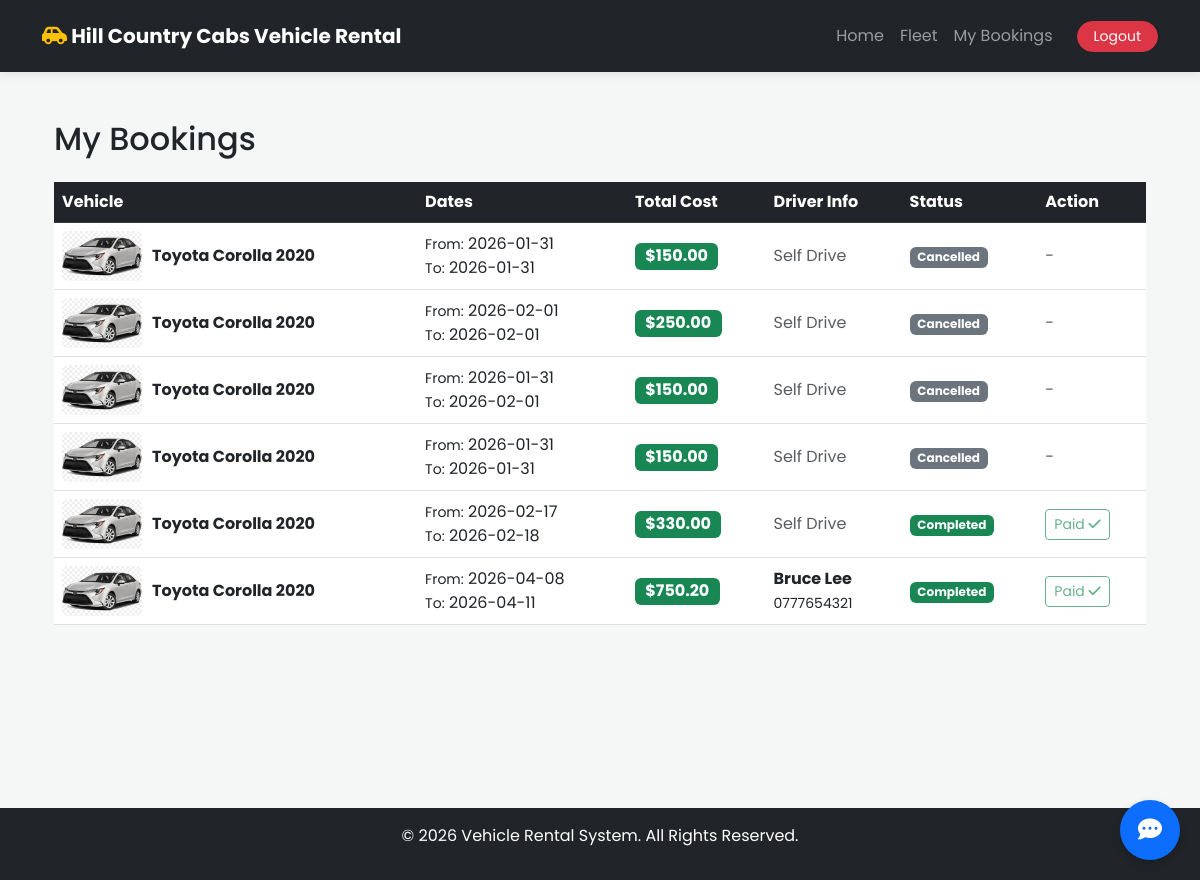
The app's page /my_bookings.php (signed in) with its own data.
### tables this page shows
CREATE TABLE `bookings` (
  `booking_id` int(11) NOT NULL,
  `user_id` int(11) DEFAULT NULL,
  `vehicle_id` int(11) DEFAULT NULL,
  `start_date` date NOT NULL,
  `end_date` date NOT NULL,
  `total_price` decimal(10,2) NOT NULL,
  `security_deposit_held` decimal(10,2) DEFAULT 0.00,
  `booking_status` enum('Pending','Confirmed','Active','Completed','Cancelled','Overdue','Payment Due') DEFAULT 'Pending',
  `is_with_driver` tinyint(1) DEFAULT 0,
  `driver_name` varchar(100) DEFAULT NULL,
  `driver_phone` varchar(20) DEFAULT NULL,
  `created_at` timestamp NOT NULL DEFAULT current_timestamp(),
  `actual_km` int(11) DEFAULT 0,
  `estimated_km` int(11) DEFAULT 0,
  `damage_reason` varchar(255) DEFAULT NULL,
  `pickup_time` time DEFAULT NULL,
  `dropoff_time` time DEFAULT NULL,
  `pickup_location` varchar(255) DEFAULT 'Showroom',
  `dropoff_location` varchar(255) DEFAULT 'Showroom'
);

CREATE TABLE `vehicles` (
  `vehicle_id` int(11) NOT NULL,
  `category_id` int(11) DEFAULT NULL,
  `brand` varchar(50) NOT NULL,
  `model` varchar(50) NOT NULL,
  `license_plate` varchar(20) NOT NULL,
  `daily_rate` decimal(10,2) NOT NULL,
  `security_deposit` decimal(10,2) DEFAULT 0.00,
  `status` enum('Available','Rented','Maintenance') DEFAULT 'Available',
  `image_url` varchar(255) DEFAULT NULL
);

### my_bookings.php (the view, shortened to what this page needs)
<?php
include 'includes/db_connect.php';
include 'includes/header.php';
$user_id = $_SESSION['user_id'];
$sql = "SELECT bookings.*, vehicles.brand, vehicles.model, vehicles.image_url
        FROM bookings
        JOIN vehicles ON bookings.vehicle_id = vehicles.vehicle_id
        WHERE bookings.user_id = $user_id
        ORDER BY bookings.created_at DESC";
$result = $conn->query($sql);
?>
<div class="container mt-5">
    <h2 class="mb-4">My Bookings</h2>
    <?php if ($result->num_rows > 0): ?>
        <div class="table-responsive">
            <table class="table table-hover align-middle">
                <thead class="table-dark">
                    <tr>
                        <th>Vehicle</th>
                        <th>Dates</th>
                        <th>Total Cost</th>
                        <th>Driver Info</th>
                        <th>Status</th> <th>Action</th> </tr>
                </thead>
                <tbody>
                    <?php while($row = $result->fetch_assoc()): ?>
                        <tr>
                            <td>
                                <div class="d-flex align-items-center">
                                    <img src="<?php echo $row['image_url']; ?>" class="rounded" width="80" height="50" style="object-fit: cover; margin-right: 10px;">
                                    <strong><?php echo $row['brand'] . " " . $row['model']; ?></strong>
                                </div>
                            </td>
                            <td>
                                <small>From:</small> <?php echo $row['start_date']; ?><br>
                                <small>To:</small> <?php echo $row['end_date']; ?>
                            </td>
                            <td>
                                <span class="badge bg-success fs-6">$<?php echo $row['total_price']; ?></span>
                            </td>
                            <td>
                                <?php if($row['driver_name']): ?>
                                    <strong><?php echo $row['driver_name']; ?></strong><br>
                                    <small><?php echo $row['driver_phone']; ?></small>
                                <?php elseif($row['is_with_driver']): ?>
                                    <span class="text-warning">Assigning...</span>
                                <?php else: ?>
                                    <span class="text-muted">Self Drive</span>
                                <?php endif; ?>
                            </td>
                            <td>
                                <?php
                                    $s = $row['booking_status'];
                                    $color = match($s) {
                                        'Awaiting Deposit' => 'info text-dark',
                                        'Pending' => 'warning text-dark',
                                        'Confirmed' => 'primary',
                                        'Payment Due' => 'danger animate__animated animate__flash',
                                        'Completed' => 'success',
                                        'Cancelled' => 'secondary',
                                        default => 'secondary'
                                    };
                                ?>
                                <span class="badge bg-<?php echo $color; ?>"><?php echo $s; ?></span>
                            </td>
                            <td>
                                <?php if($s == 'Awaiting Deposit'): ?>
                                    <a href="payment_gateway.php?booking_id=<?php echo $row['booking_id']; ?>&amount=15&type=deposit" class="btn btn-success btn-sm fw-bold w-100 mb-1">
                                        <i class="fa-solid fa-credit-card"></i> Pay $15 Deposit
                                    </a>
                                    <form method="POST" onsubmit="return confirm('Cancel this request?');">
                                        <input type="hidden" name="booking_id" value="<?php echo $row['booking_id']; ?>">
                                        <input type="hidden" name="vehicle_id" value="<?php echo $row['vehicle_id']; ?>">
                                        <button type="submit" name="cancel_booking" class="btn btn-outline-danger btn-sm w-100">Cancel</button>
                                    </form>
                                <?php elseif($s == 'Payment Due'): ?>
                                    <a href="invoice_summary.php?booking_id=<?php echo $row['booking_id']; ?>" class="btn btn-danger btn-sm fw-bold">
                                        <i class="fa-solid fa-file-invoice-dollar"></i> View Bill & Pay
                                    </a>
                                <?php elseif($s == 'Completed'): ?>
                                    <button class="btn btn-outline-success btn-sm" disabled>Paid <i class="fa-solid fa-check"></i></button>
                                <?php else: ?>
                                    <span class="text-muted">-</span>
                                <?php endif; ?>
                            </td>
                        </tr>
                    <?php endwhile; ?>
                </tbody>
            </table>
        </div>
    <?php else: ?>
        <p class="text-muted text-center">No bookings found.</p>
    <?php endif; ?>
</div>
<?php include 'includes/footer.php'; ?>

### includes/header.php (style rules this page uses)
body { font-family: 'Poppins', sans-serif; background-color: #f4f7f6; }

### records on screen
bookings: vehicle.image_url (picture), vehicle.brand "Toyota", vehicle.model "Corolla 2020", start_date "2026-01-31", end_date "2026-01-31", total_price "150.00", is_with_driver "Self Drive", booking_status "Cancelled"
bookings: vehicle.image_url (picture), vehicle.brand "Toyota", vehicle.model "Corolla 2020", start_date "2026-02-01", end_date "2026-02-01", total_price "250.00", is_with_driver "Self Drive", booking_status "Cancelled"
bookings: vehicle.image_url (picture), vehicle.brand "Toyota", vehicle.model "Corolla 2020", start_date "2026-01-31", end_date "2026-02-01", total_price "150.00", is_with_driver "Self Drive", booking_status "Cancelled"
bookings: vehicle.image_url (picture), vehicle.brand "Toyota", vehicle.model "Corolla 2020", start_date "2026-01-31", end_date "2026-01-31", total_price "150.00", is_with_driver "Self Drive", booking_status "Cancelled"
bookings: vehicle.image_url (picture), vehicle.brand "Toyota", vehicle.model "Corolla 2020", start_date "2026-02-17", end_date "2026-02-18", total_price "330.00", is_with_driver "Self Drive", booking_status "Completed", shows "Paid"
bookings: vehicle.image_url (picture), vehicle.brand "Toyota", vehicle.model "Corolla 2020", start_date "2026-04-08", end_date "2026-04-11", total_price "750.20", driver_name "Bruce Lee", driver_phone "0777654321", booking_status "Completed", shows "Paid"
